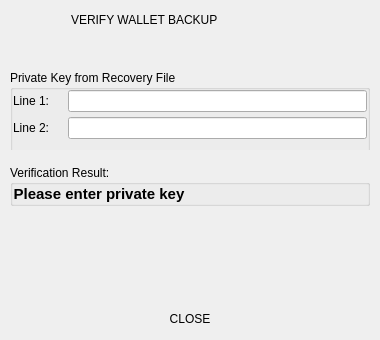
<?xml version="1.0" encoding="UTF-8"?>
<ui version="4.0">
 <class>VerifyWalletBackupDialog</class>
 <widget class="QDialog" name="VerifyWalletBackupDialog">
  <property name="geometry">
   <rect>
    <x>0</x>
    <y>0</y>
    <width>380</width>
    <height>340</height>
   </rect>
  </property>
  <property name="windowTitle">
   <string>Verify Wallet Backup</string>
  </property>
  <layout class="QVBoxLayout" name="verticalLayout">
   <property name="spacing">
    <number>10</number>
   </property>
   <property name="leftMargin">
    <number>0</number>
   </property>
   <property name="topMargin">
    <number>0</number>
   </property>
   <property name="rightMargin">
    <number>0</number>
   </property>
   <property name="bottomMargin">
    <number>0</number>
   </property>
   <item>
    <widget class="QWidget" name="verticalWidget_2" native="true">
     <property name="minimumSize">
      <size>
       <width>0</width>
       <height>60</height>
      </size>
     </property>
     <property name="maximumSize">
      <size>
       <width>16777215</width>
       <height>60</height>
      </size>
     </property>
     <property name="darkOverlay" stdset="0">
      <bool>true</bool>
     </property>
     <widget class="QLabel" name="label_3">
      <property name="geometry">
       <rect>
        <x>1</x>
        <y>0</y>
        <width>378</width>
        <height>40</height>
       </rect>
      </property>
      <property name="text">
       <string>VERIFY WALLET BACKUP</string>
      </property>
      <property name="indent">
       <number>70</number>
      </property>
      <property name="h1" stdset="0">
       <bool>true</bool>
      </property>
      <property name="titlePaneSecondary" stdset="0">
       <bool>true</bool>
      </property>
     </widget>
     <widget class="QLabel" name="label_4">
      <property name="geometry">
       <rect>
        <x>0</x>
        <y>0</y>
        <width>60</width>
        <height>60</height>
       </rect>
      </property>
      <property name="text">
       <string/>
      </property>
      <property name="pixmap">
       <pixmap resource="armory.qrc">:/resources/wallet_verify.png</pixmap>
      </property>
      <property name="alignment">
       <set>Qt::AlignCenter</set>
      </property>
     </widget>
    </widget>
   </item>
   <item>
    <widget class="QWidget" name="verticalWidget" native="true">
     <property name="minimumSize">
      <size>
       <width>0</width>
       <height>100</height>
      </size>
     </property>
     <layout class="QVBoxLayout" name="verticalLayout_3">
      <property name="spacing">
       <number>15</number>
      </property>
      <property name="leftMargin">
       <number>10</number>
      </property>
      <property name="topMargin">
       <number>0</number>
      </property>
      <property name="rightMargin">
       <number>10</number>
      </property>
      <property name="bottomMargin">
       <number>0</number>
      </property>
      <item>
       <widget class="QStackedWidget" name="stackedWidget">
        <property name="minimumSize">
         <size>
          <width>0</width>
          <height>80</height>
         </size>
        </property>
        <property name="currentIndex">
         <number>0</number>
        </property>
        <widget class="QWidget" name="page">
         <property name="minimumSize">
          <size>
           <width>0</width>
           <height>0</height>
          </size>
         </property>
         <widget class="QGroupBox" name="groupBox_2">
          <property name="geometry">
           <rect>
            <x>0</x>
            <y>0</y>
            <width>360</width>
            <height>84</height>
           </rect>
          </property>
          <property name="maximumSize">
           <size>
            <width>16777215</width>
            <height>16777215</height>
           </size>
          </property>
          <property name="title">
           <string>Private Key from Recovery File</string>
          </property>
          <layout class="QVBoxLayout" name="verticalLayout_2">
           <property name="spacing">
            <number>5</number>
           </property>
           <property name="leftMargin">
            <number>0</number>
           </property>
           <property name="topMargin">
            <number>0</number>
           </property>
           <property name="rightMargin">
            <number>0</number>
           </property>
           <property name="bottomMargin">
            <number>0</number>
           </property>
           <item alignment="Qt::AlignTop">
            <widget class="QWidget" name="horizontalWidget_2" native="true">
             <property name="minimumSize">
              <size>
               <width>0</width>
               <height>0</height>
              </size>
             </property>
             <layout class="QHBoxLayout" name="horizontalLayout_2">
              <property name="spacing">
               <number>5</number>
              </property>
              <property name="leftMargin">
               <number>0</number>
              </property>
              <property name="topMargin">
               <number>0</number>
              </property>
              <property name="rightMargin">
               <number>0</number>
              </property>
              <property name="bottomMargin">
               <number>0</number>
              </property>
              <item>
               <widget class="QLabel" name="label">
                <property name="minimumSize">
                 <size>
                  <width>50</width>
                  <height>0</height>
                 </size>
                </property>
                <property name="text">
                 <string>Line 1:</string>
                </property>
               </widget>
              </item>
              <item>
               <widget class="QLineEdit" name="lineEditPrivKey1"/>
              </item>
             </layout>
            </widget>
           </item>
           <item alignment="Qt::AlignTop">
            <widget class="QWidget" name="widget" native="true">
             <layout class="QHBoxLayout" name="horizontalLayout_3">
              <property name="spacing">
               <number>5</number>
              </property>
              <property name="leftMargin">
               <number>0</number>
              </property>
              <property name="topMargin">
               <number>0</number>
              </property>
              <property name="rightMargin">
               <number>0</number>
              </property>
              <property name="bottomMargin">
               <number>0</number>
              </property>
              <item>
               <widget class="QLabel" name="label_2">
                <property name="minimumSize">
                 <size>
                  <width>50</width>
                  <height>0</height>
                 </size>
                </property>
                <property name="text">
                 <string>Line 2:</string>
                </property>
               </widget>
              </item>
              <item>
               <widget class="QLineEdit" name="lineEditPrivKey2"/>
              </item>
             </layout>
            </widget>
           </item>
           <item>
            <spacer name="verticalSpacer_2">
             <property name="orientation">
              <enum>Qt::Vertical</enum>
             </property>
             <property name="sizeHint" stdset="0">
              <size>
               <width>20</width>
               <height>40</height>
              </size>
             </property>
            </spacer>
           </item>
          </layout>
         </widget>
        </widget>
        <widget class="QWidget" name="page_2">
         <widget class="QGroupBox" name="verticalGroupBox">
          <property name="geometry">
           <rect>
            <x>0</x>
            <y>0</y>
            <width>362</width>
            <height>74</height>
           </rect>
          </property>
          <property name="title">
           <string>File Location to Restore</string>
          </property>
          <layout class="QVBoxLayout" name="verticalLayout_4">
           <property name="spacing">
            <number>5</number>
           </property>
           <property name="leftMargin">
            <number>0</number>
           </property>
           <property name="topMargin">
            <number>0</number>
           </property>
           <property name="rightMargin">
            <number>0</number>
           </property>
           <property name="bottomMargin">
            <number>0</number>
           </property>
           <item alignment="Qt::AlignLeft|Qt::AlignTop">
            <widget class="QWidget" name="horizontalWidget" native="true">
             <layout class="QHBoxLayout" name="horizontalLayout_4">
              <property name="spacing">
               <number>5</number>
              </property>
              <property name="leftMargin">
               <number>0</number>
              </property>
              <property name="topMargin">
               <number>0</number>
              </property>
              <property name="rightMargin">
               <number>0</number>
              </property>
              <property name="bottomMargin">
               <number>0</number>
              </property>
              <item>
               <widget class="QLabel" name="label_5">
                <property name="minimumSize">
                 <size>
                  <width>20</width>
                  <height>20</height>
                 </size>
                </property>
                <property name="maximumSize">
                 <size>
                  <width>20</width>
                  <height>20</height>
                 </size>
                </property>
                <property name="text">
                 <string/>
                </property>
                <property name="pixmap">
                 <pixmap resource="armory.qrc">:/resources/new-link@1.5x.png</pixmap>
                </property>
                <property name="scaledContents">
                 <bool>true</bool>
                </property>
               </widget>
              </item>
              <item>
               <widget class="QLabel" name="label_6">
                <property name="text">
                 <string>Empty</string>
                </property>
               </widget>
              </item>
             </layout>
            </widget>
           </item>
           <item alignment="Qt::AlignLeft|Qt::AlignTop">
            <widget class="QPushButton" name="pushButton_2">
             <property name="text">
              <string>Select</string>
             </property>
             <property name="buttonDiscreetPrimary" stdset="0">
              <bool>false</bool>
             </property>
            </widget>
           </item>
           <item>
            <spacer name="verticalSpacer_3">
             <property name="orientation">
              <enum>Qt::Vertical</enum>
             </property>
             <property name="sizeHint" stdset="0">
              <size>
               <width>20</width>
               <height>40</height>
              </size>
             </property>
            </spacer>
           </item>
          </layout>
         </widget>
        </widget>
       </widget>
      </item>
      <item>
       <widget class="QGroupBox" name="groupBox_3">
        <property name="maximumSize">
         <size>
          <width>16777215</width>
          <height>16777215</height>
         </size>
        </property>
        <property name="title">
         <string>Verification Result:</string>
        </property>
        <layout class="QVBoxLayout" name="verticalLayout_6">
         <property name="spacing">
          <number>5</number>
         </property>
         <property name="leftMargin">
          <number>0</number>
         </property>
         <property name="topMargin">
          <number>0</number>
         </property>
         <property name="rightMargin">
          <number>0</number>
         </property>
         <property name="bottomMargin">
          <number>0</number>
         </property>
         <item alignment="Qt::AlignLeft|Qt::AlignTop">
          <widget class="QLabel" name="labelResult">
           <property name="sizePolicy">
            <sizepolicy hsizetype="Expanding" vsizetype="Preferred">
             <horstretch>0</horstretch>
             <verstretch>0</verstretch>
            </sizepolicy>
           </property>
           <property name="font">
            <font>
             <pointsize>11</pointsize>
             <weight>75</weight>
             <bold>true</bold>
            </font>
           </property>
           <property name="text">
            <string>Please enter private key</string>
           </property>
           <property name="alignment">
            <set>Qt::AlignCenter</set>
           </property>
          </widget>
         </item>
        </layout>
       </widget>
      </item>
     </layout>
    </widget>
   </item>
   <item>
    <spacer name="verticalSpacer">
     <property name="orientation">
      <enum>Qt::Vertical</enum>
     </property>
     <property name="sizeHint" stdset="0">
      <size>
       <width>20</width>
       <height>40</height>
      </size>
     </property>
    </spacer>
   </item>
   <item>
    <widget class="QWidget" name="widget_2" native="true">
     <property name="buttonBar" stdset="0">
      <bool>true</bool>
     </property>
     <layout class="QHBoxLayout" name="horizontalLayout">
      <property name="spacing">
       <number>10</number>
      </property>
      <property name="leftMargin">
       <number>10</number>
      </property>
      <property name="topMargin">
       <number>10</number>
      </property>
      <property name="rightMargin">
       <number>10</number>
      </property>
      <property name="bottomMargin">
       <number>10</number>
      </property>
      <item>
       <widget class="QPushButton" name="pushButtonClose">
        <property name="text">
         <string>CLOSE</string>
        </property>
        <property name="flat">
         <bool>true</bool>
        </property>
       </widget>
      </item>
     </layout>
    </widget>
   </item>
  </layout>
 </widget>
 <resources>
  <include location="armory.qrc"/>
 </resources>
 <connections/>
</ui>
